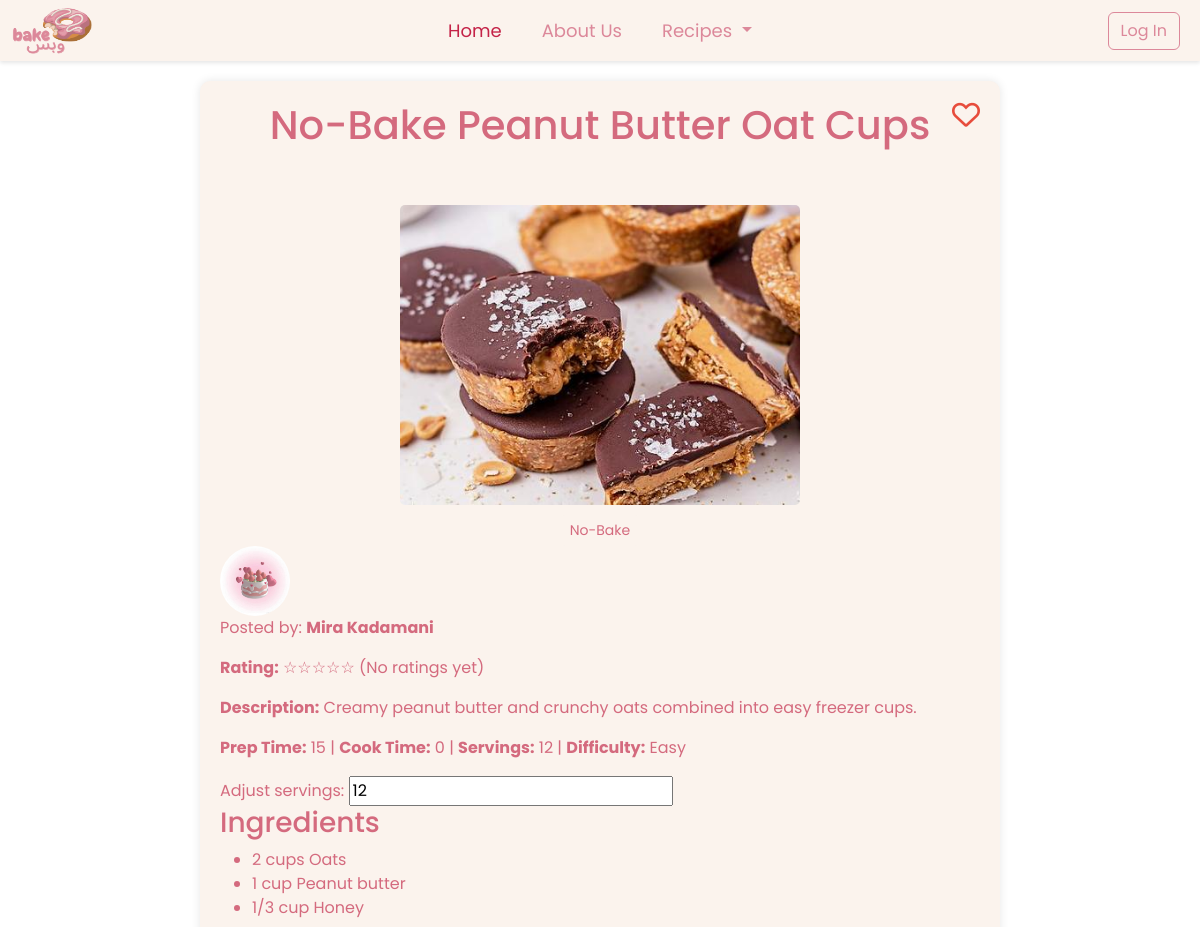
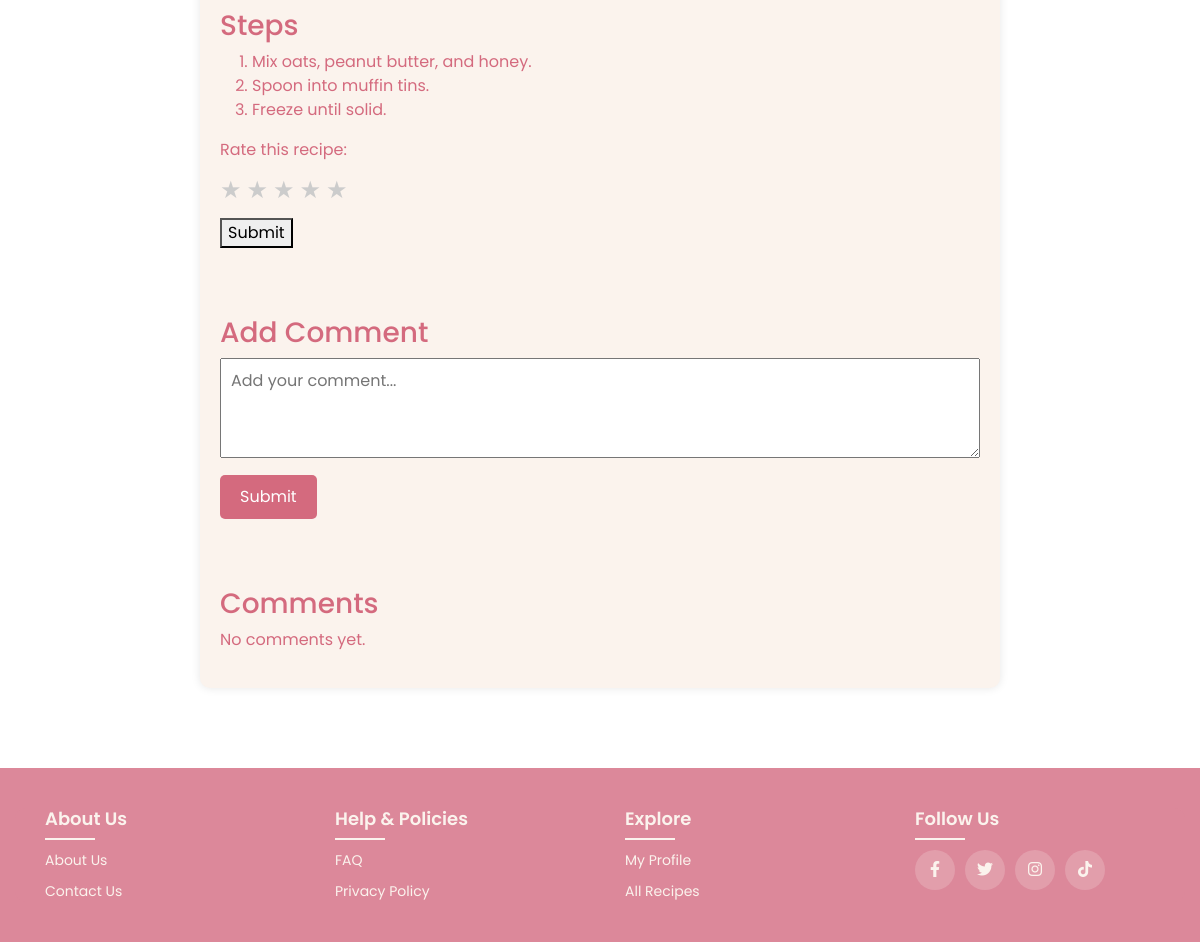
/individual-recipes.php?id=178, run on the app's committed database (2 pictures, top to bottom).
### tables this page shows
CREATE TABLE `recipe` (
  `id` int(11) NOT NULL,
  `name` varchar(255) NOT NULL,
  `description` text DEFAULT NULL,
  `category` varchar(100) NOT NULL,
  `prep_time` int(11) DEFAULT NULL,
  `cook_time` int(11) DEFAULT NULL,
  `servings` int(11) DEFAULT NULL,
  `difficulty` enum('Easy','Medium','Hard') NOT NULL DEFAULT 'Easy',
  `image` varchar(255) DEFAULT NULL,
  `ingredients` text DEFAULT NULL,
  `steps` text DEFAULT NULL,
  `user` varchar(255) DEFAULT NULL,
  `created_at` timestamp NOT NULL DEFAULT current_timestamp(),
  `user_id` int(11) NOT NULL
);

CREATE TABLE `users` (
  `user_id` int(11) NOT NULL,
  `username` varchar(50) NOT NULL,
  `email` varchar(100) NOT NULL,
  `password_hash` varchar(255) NOT NULL,
  `profile_picture` varchar(255) DEFAULT 'images/default.png',
  `bio` varchar(270) DEFAULT 'No bio yet',
  `hobbies` varchar(150) DEFAULT 'Still looking for new hobbies...',
  `Userrole` varchar(8) DEFAULT 'Baker'
);

### individual-recipes.php (the view, shortened to what this page needs)
<?php
    include 'individualrecipe.php';
    $isLoggedIn = isset($_SESSION['user_id']);
    $user_id = $_SESSION['user_id'];
    $recipe_id = $_GET['id'];
    $query = "SELECT * FROM recipe WHERE id = :id";
    $stmt = $con->prepare($query);
    $stmt->bindParam(':id', $recipe_id, PDO::PARAM_INT);
    $stmt->execute();
    $recipe = $stmt->fetch(PDO::FETCH_ASSOC);
    $userQuery = $con->prepare("SELECT username, profile_picture FROM users WHERE user_id = ?");
    $userQuery->execute([$recipe['user_id']]);
    $userInfo = $userQuery->fetch();
    $ingredients = json_decode($recipe['ingredients'], true);
    $steps = json_decode($recipe['steps'], true);
    $ratingQuery = $con->prepare("SELECT AVG(rating) AS avg_rating FROM reviews WHERE recipe_id = ?");
    $ratingQuery->execute([$recipe_id]);
    $ratingResult = $ratingQuery->fetch();
    function checkIfFavorited($user_id, $recipe_id, $con) {
        $stmt = $con->prepare("SELECT * FROM favorites WHERE user_id = :user_id AND recipe_id = :recipe_id");
        $stmt->bindParam(':user_id', $user_id, PDO::PARAM_INT);
        $stmt->bindParam(':recipe_id', $recipe_id, PDO::PARAM_INT);
        $stmt->execute();
        return $stmt->rowCount() > 0;
    }
    $isFavorited = checkIfFavorited($user_id, $recipe_id, $con);
?>
<!DOCTYPE html>
<html lang="en">
<head>
    <link href="https://cdn.jsdelivr.net/npm/bootstrap@5.3.2/dist/css/bootstrap.min.css" rel="stylesheet">
    <link rel="stylesheet" href="https://cdnjs.cloudflare.com/ajax/libs/font-awesome/6.0.0/css/all.min.css">
</head>
<body>
    <nav class="navbar custom-navbar sticky-top">
        <div class="container-fluid">
            <a class="navbar-brand" href="#">
                <img src="images/final.png" alt="Website Logo" width="80" height="50" class="d-inline-block align-text-top">
            </a>
            <ul class="navbar-nav d-flex flex-row">
                <li class="nav-item me-3">
                    <a class="nav-link active" aria-current="page" href="index.php">Home</a>
                </li>
                <li class="nav-item me-3">
                    <a class="nav-link" href="about us.php">About Us</a>
                </li>
                <li class="nav-item dropdown me-3">
                    <a class="nav-link dropdown-toggle" href="#" role="button" data-bs-toggle="dropdown" aria-expanded="false">
                        Recipes
                    </a>
                </li>
            </ul>
            <div class="d-flex">
                <?php if (!$isLoggedIn): ?>
                    <button class="btn btn-outline-danger me-2" onclick="window.location.href='login.php'">Log In</button>
                <?php endif; ?>
            </div>
        </div>
    </nav>
    <div class="container">
        <i class="<?php echo $isFavorited ? 'fa-solid' : 'fa-regular'; ?> fa-heart favorite-heart" id="favoriteHeart" onclick="toggleFavorite()"></i>
        <div class="recipe-header">
            <h1><?= htmlspecialchars($recipe['name'] ?? 'No Name Available') ?></h1>
            <br></br>
            <img src="images/<?= htmlspecialchars($recipe['image'] ?? 'default.jpg') ?>" alt="Recipe Image" class="recipe-img" style="width: 400px; height: 300px; object-fit: cover;">
            <div class="categories">
                <?php
                $categories = explode(',', $recipe['category'] ?? '');
                $categories = array_unique($categories);
                foreach ($categories as $category) {
                    echo '<div class="category">' . htmlspecialchars(trim($category)) . '</div>';
                }
                ?>
            </div>
        </div>
        <div class="user-info">
            <img src="<?= htmlspecialchars($userInfo['profile_picture'] ?? 'default.png') ?>" alt="User Picture" class="user-pic">
            <p>Posted by: <strong><?= htmlspecialchars($userInfo['username'] ?? 'Unknown User') ?></strong></p>
        </div>
        <?php
            $averageRating = $ratingResult['avg_rating'];
            echo '<p><strong>Rating:</strong> ';
            if ($averageRating) {
                $roundedRating = round($averageRating);
                for ($i = 1; $i <= 5; $i++) {
                    echo ($i <= $roundedRating) ? '★' : '☆';
                }
                echo " (" . number_format($averageRating, 1) . " / 5)";
            } else {
                echo str_repeat('☆', 5);
                echo " (No ratings yet)";
            }
            echo '</p>';
        ?>
        <p><strong>Description:</strong> <?= htmlspecialchars($recipe['description']) ?></p>
        <p><strong>Prep Time:</strong> <?= htmlspecialchars($recipe['prep_time']) ?> | <strong>Cook Time:</strong>  <?= htmlspecialchars($recipe['cook_time']) ?> | <strong>Servings:</strong> <?= htmlspecialchars($recipe['servings']) ?> | <strong>Difficulty:</strong> <?= htmlspecialchars($recipe['difficulty']) ?></p>
        <div class="serving-calculator">
            <label for="servingInput">Adjust servings:</label>
            <input type="number" id="servingInput" value=<?= htmlspecialchars($recipe['servings']) ?> min="1" onchange="adjustIngredients()">
        </div>
        <h3>Ingredients</h3>
        <ul id="ingredients-list">
            <?php
            foreach ($ingredients as $ingredient) {
                echo "<li id=\"ingredient-" . htmlspecialchars($ingredient['ingredient']) . "\" data-quantity=\"" . htmlspecialchars($ingredient['quantity']) . "\">" . htmlspecialchars($ingredient['quantity']) . " " . htmlspecialchars($ingredient['ingredient']) . "</li>";
            }
            ?>
        </ul>
        <h3>Steps</h3>
        <ol id="steps-list">
            <?php
            foreach ($steps as $step) {
                echo "<li>" . htmlspecialchars($step) . "</li>";
            }
            ?>
        </ol>
        <div class="user-rating">
                    <form method="post" action="">
                        <label for="rating">Rate this recipe:</label>
                        <div class="star-rating">
                            <?php for ($i = 1; $i <= 5; $i++): ?>
                                <span class="star" data-value="<?= $i ?>" onclick="setRating(<?= $i ?>)">
                                    ★
                                </span>
                            <?php endfor; ?>
                        </div>
                        <button type="submit" name="submit_rating">Submit</button>
                    </form>
                </div>
                <div class="discussion-section">
                <br></br>
                <h3>Add Comment</h3>
                <form method="POST" action="individual-recipes.php?id=<?php echo $recipe_id; ?>" style="margin-bottom: 20px;">
                    <textarea name="comment" placeholder="Add your comment..." required
                        style="width: 100%; height: 100px; padding: 10px; font-size: 16px; resize: vertical;"></textarea>
                    <button type="submit"
                        style="margin-top: 10px; padding: 10px 20px; font-size: 16px; display: block;">Submit</button>
                </form>
                <br></br>
                <h3>Comments</h3>
                <div id="commentsList">
                    <?php
                    $hasComments = false;
                    if (!$hasComments) {
                        echo '<p>No comments yet.</p>';
                    }
                    ?>
                </div>
            </div>
        </div>
</body>
    <footer class="footer">
        <div class="container">
            <div class="row">
                <div class="footer-col">
                    <h4>About Us</h4>
                    <ul>
                        <li><a href="about us.php">About us</a></li>
                        <li><a href="contactUs.php">Contact us</a></li>
                    </ul>
                </div>
                <div class="footer-col">
                    <h4>Help & Policies</h4>
                    <ul>
                        <li><a href="#faqpage.php">FAQ</a></li>
                        <li><a href="privacy.php">Privacy Policy</a></li>
                    </ul>
                </div>
                <div class="footer-col">
                    <h4>Explore</h4>
                    <ul>
                        <li><a href="profile page.php">My Profile</a></li>
                        <li><a href="recipes.php">All Recipes</a></li>
                    </ul>
                </div>
                <div class="footer-col">
                    <h4>Follow Us</h4>
                    <div class="social-links">
                        <a href="#"><i class="fab fa-facebook-f"></i></a>
                        <a href="#"><i class="fab fa-twitter"></i></a>
                        <a href="#"><i class="fab fa-instagram"></i></a>
                        <a href="#"><i class="fab fa-tiktok"></i></a>
                    </div>
                </div>
            </div>
        </div>
    </footer>
</html>

### individual-recipes.php (style rules this page uses)
body { background-image: url('https://i.pinimg.com/736x/ec/88/01/ec88011e4d940a6fbfde37d59b58b85b.jpg'); background-size: cover; font-family: 'Poppins', sans-serif; color: #d46a7e; margin: 0; padding: 0; }
.container { background: #fbf3ed; padding: 20px; border-radius: 10px; max-width: 800px; margin: 20px auto; box-shadow: 0 0 10px rgba(0, 0, 0, 0.1); position: relative; }
.custom-navbar { font-family: 'Poppins', sans-serif; font-size: 20px; background-color: #fbf3ed !important; box-shadow: 0 2px 4px rgba(0, 0, 0, 0.1); z-index: 1000; padding: 0; }
.custom-navbar.sticky-top { position: sticky; top: 0; }
.custom-navbar .navbar-nav .nav-link { color: #dc889a !important; font-size: 18px; padding: 8px 12px; transition: color 0.3s ease; }
.custom-navbar .navbar-nav .nav-link.active, .custom-navbar .navbar-nav .nav-link:hover { color: #c42348 !important; }
.custom-navbar .navbar-brand { color: #dc889a !important; font-size: 18px; margin-left: 0; }
.btn-outline-danger { border-color: #dc889a; color: #dc889a; transition: all 0.3s ease; }
.recipe-header { text-align: center; }
.recipe-img { width: 30%; border-radius: 5px; }
.categories { text-align: center; margin-top: 10px; display: flex; flex-wrap: wrap; gap: 10px; justify-content: center; }
.category { background: #fbf3ed; padding: 5px 10px; border-radius: 5px; font-size: 14px; }
.favorite-heart { font-size: 28px; color: #e74c3c; cursor: pointer; transition: color 0.3s; position: absolute; top: 20px; right: 20px; }
.rating-section, .discussion-section { margin-top: 20px; }
.star-rating { display: flex; gap: 5px; margin: 10px 0; }
.star { cursor: pointer; font-size: 24px; color: #ccc; }
.discussion-section button { padding: 10px 20px; background: #d46a7e; color: #fff; border: none; border-radius: 5px; cursor: pointer; }
.user-info img { width: 70px; height: 70px; border-radius: 50%; object-fit: cover; }
.footer { background-color: #dc889a; padding: 40px 0; font-family: 'Poppins', sans-serif; margin-top: 80px; color: #fbf3ed; }
.footer .container { background-color: #dc889a; max-width: 1170px; margin: auto; padding: 0 15px; box-shadow: none; border: none; }
.footer .row { display: flex; flex-wrap: wrap; justify-content: space-between; gap: 20px; margin: 0; padding: 0; }
.footer-col { flex: 1; min-width: 200px; padding: 0 15px; }
.footer-col h4 { font-size: 18px; color: #fbf3ed; text-transform: capitalize; margin-bottom: 20px; font-weight: 600; position: relative; }
.footer-col h4::before { content: ''; position: absolute; left: 0; bottom: -10px; background-color: #fbf3ed; height: 2px; box-sizing: border-box; width: 50px; }
.footer-col ul { list-style: none; padding-left: 0; margin: 0; }
.footer-col ul li:not(:last-child) { margin-bottom: 10px; }
.footer-col ul li a { font-size: 14px; text-transform: capitalize; color: #fbf3ed; text-decoration: none; font-weight: 400; display: block; transition: all 0.3s ease; }
.footer-col .social-links { display: flex; gap: 10px; }
.footer-col .social-links a { display: inline-block; height: 40px; width: 40px; background-color: rgba(251, 243, 237, 0.2); text-align: center; line-height: 40px; border-radius: 50%; color: #fbf3ed; transition: all 0.5s ease; }

### data on the page
recipe: name "No-Bake Peanut Butter Oat Cups", image (picture), category "No-Bake", description "Creamy peanut butter and crunchy oats combined into easy freezer cups.", prep_time "15", cook_time "0", servings "12", difficulty "Easy", steps "Mix oats, peanut butter, and honey.", steps "Spoon into muffin tins.", steps "Freeze until solid."
users: profile_picture (placeholder picture), username "Mira Kadamani"

### other printed values
str_repeat('☆', 5) "☆☆☆☆☆"
$ingredient['quantity'] "2 cups"
$ingredient['ingredient'] "Oats"
$ingredient['quantity'] "1 cup"
$ingredient['ingredient'] "Peanut butter"
$ingredient['quantity'] "1/3 cup"
$ingredient['ingredient'] "Honey"
